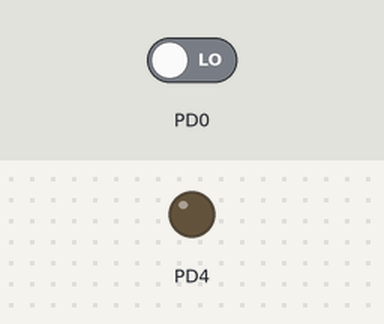
This program was run on a simulated ATmega32, built with avr-gcc and emulated at 8 MHz. Shown: output pins drawn as LEDs (lit = HIGH). The inputs (shaded band) are chosen by the test bench; at power-on: PD0 LOW.

Above: at 1.2 s.
1.3 s: PD0 driven HIGH
At 1.55 s:
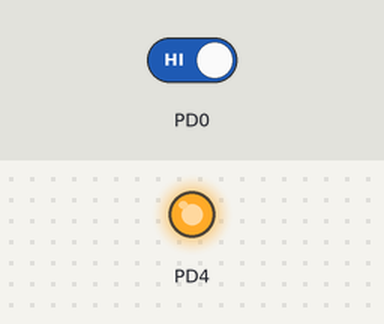
Timing chart, 0 to 4.3 s (numbered marks = the images above; inputs shaded):
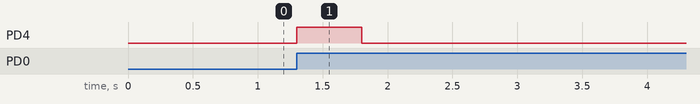

The program:

main.c
```c
/*
 * LedManipulation.c
 *
 * Created: 2/1/2024 9:24:38 AM
 * Author: Marina
 */

#define F_CPU 8000000UL

#include "MemoryMap.h"
#include "BitMasks.h"
#include <util/delay.h>

int main(void)
{
    SETBIT(DDRD,4);
	CLRBIT(DDRD,0);
	CLRBIT(PORTD,0);

	//create counters
	volatile unsigned char SP = 0;

    while (1)
    {
		if(GETBIT(PIND,0) == 1&& SP == 0)
		{
			SETBIT(PORTD,4);
			_delay_ms(500);
			CLRBIT(PORTD,4);
			SP = 1;
		}
		if(GETBIT(PIND,0) == 0)
		{
			SP = 0;
		}
		_delay_ms(20);
    }
}
```

BitMasks.h
```c
/*
 * BitMasks.h
 *
 * Created: 2/1/2024 10:35:47 AM
 *  Author: VTM
 */


#ifndef BITMASKS_H_
#define BITMASKS_H_

#define SETBIT(REG,BIT) REG|=(1<<BIT)
#define CLRBIT(REG,BIT) REG&=~(1<<BIT)
#define TGLBIT(REG,BIT) REG^=(1<<BIT)
#define GETBIT(REG,BIT) ((REG>>BIT)&1)

#endif /* BITMASKS_H_ */
```

MemoryMap.h
```c
/*
 * MemoryMap.h
 *
 * Created: 2/1/2024 10:35:11 AM
 *  Author: VTM
 */


#ifndef MEMORYMAP_H_
#define MEMORYMAP_H_

//GPIO Registers

//PortD
#define PORTD (*(volatile unsigned char*)(0x32))
#define DDRD (*(volatile unsigned char*)(0x31))
#define PIND (*(volatile unsigned char*)(0x30))

#endif /* MEMORYMAP_H_ */
```

Measured:
- after the input at 1.3 s, PD4: LOW → HIGH at once, → LOW 0.50 s later
